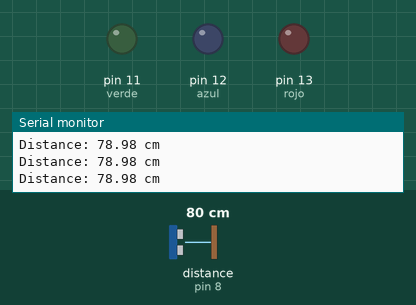
A sketch run on a simulated Arduino Uno, built with avr-gcc and run on an emulated ATmega328P. Parts: output pins drawn as LEDs (lit = HIGH), the last lines printed to the serial monitor. Wiring (inferred from the names in the program): ultrasonic range finder: trigger pin 9; echo pin 8. The test bench sets the inputs (shaded band); at power-on: distance to the obstacle (sensor on pin 8) 80 cm. The echo pulse lasts 58.3 µs per cm; pins used as bus, display or sensor lines are not drawn.

Above: at 1.2 s.
1.3 s: distance to the obstacle (sensor on pin 8) set to 28 cm
2.9 s: distance to the obstacle (sensor on pin 8) set to 22 cm
At 4.2 s:
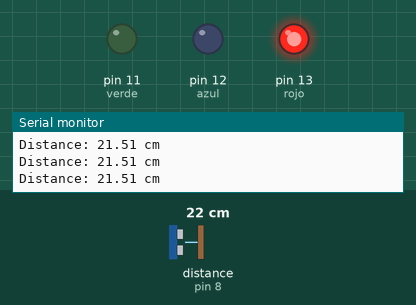
4.8 s: distance to the obstacle (sensor on pin 8) set to 35 cm
At 5.6 s:
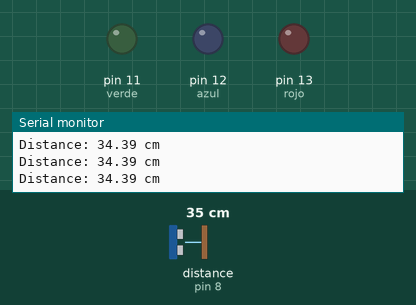
6.5 s: distance to the obstacle (sensor on pin 8) set to 2 cm
At 8.3 s:
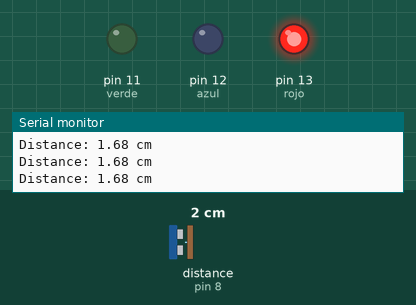
Timing chart, 0 to 9.3 s (numbered marks = the images above; inputs shaded):
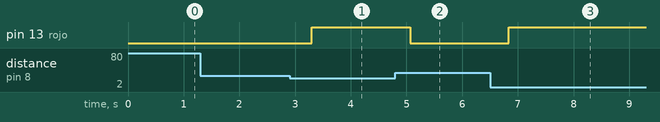

The sketch:

ejercicio9.ino
```cpp
#define ecoPin 8
#define trigPin 9
#define rojo 13
#define azul 12
#define verde 11
void setup()
{
 Serial.begin(6900);
 pinMode(ecoPin, INPUT);
 pinMode(trigPin, OUTPUT);
 pinMode(rojo, OUTPUT);
 pinMode(azul, OUTPUT);
 pinMode(verde, OUTPUT);
}

void loop()
{
  digitalWrite(trigPin, LOW);
  delayMicroseconds(5);
  digitalWrite(trigPin, HIGH);
  delayMicroseconds(10);
  digitalWrite(trigPin, LOW);

  int duration = pulseIn(ecoPin, HIGH);

  double cm = duration*0.034/2;
  Serial.print("Distance: ");
  Serial.print(cm);
  Serial.println(" cm");
  delay(250);

  if (cm < 5){
  	digitalWrite(rojo, HIGH);
  }
  else if (cm < 10){
  	digitalWrite(rojo, 200);
  }
  else if (cm < 25){
  	digitalWrite(rojo, 25);
  }
  else{
  	digitalWrite(rojo, LOW);
  }

}
```

Measured:
- the behaviour switches between 26 and 25 cm on distance to the obstacle (sensor on pin 8) (found by bisection; images 0 and 1)
- after the input at 2.9 s, pin 13 (rojo): LOW → HIGH after 0.40 s
- after the input at 4.8 s, pin 13 (rojo): HIGH → LOW after 0.27 s
- after the input at 6.5 s, pin 13 (rojo): LOW → HIGH after 0.34 s
